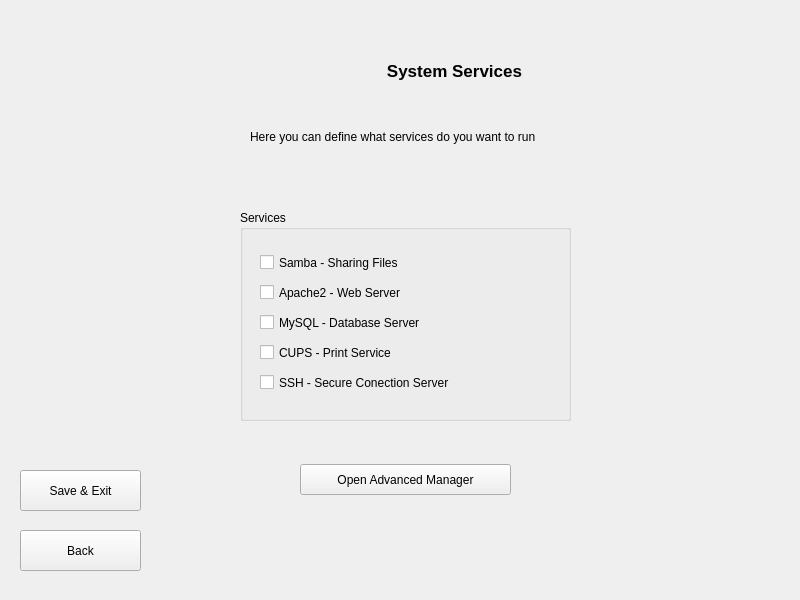
<?xml version="1.0" encoding="UTF-8"?>
<ui version="4.0">
 <class>FormServices</class>
 <widget class="QWidget" name="FormServices">
  <property name="geometry">
   <rect>
    <x>0</x>
    <y>0</y>
    <width>800</width>
    <height>600</height>
   </rect>
  </property>
  <property name="minimumSize">
   <size>
    <width>800</width>
    <height>600</height>
   </size>
  </property>
  <property name="windowTitle">
   <string>Form</string>
  </property>
  <widget class="QLabel" name="label_2">
   <property name="geometry">
    <rect>
     <x>0</x>
     <y>0</y>
     <width>800</width>
     <height>600</height>
    </rect>
   </property>
   <property name="text">
    <string/>
   </property>
   <property name="pixmap">
    <pixmap>../../../../../../usr/share/kademar/utils/cadi/img/bg/cadi.png</pixmap>
   </property>
   <property name="scaledContents">
    <bool>false</bool>
   </property>
  </widget>
  <widget class="QStackedWidget" name="pageWidget">
   <property name="geometry">
    <rect>
     <x>210</x>
     <y>50</y>
     <width>571</width>
     <height>501</height>
    </rect>
   </property>
   <property name="currentIndex">
    <number>0</number>
   </property>
   <widget class="QWidget" name="software">
    <widget class="QLabel" name="label_4">
     <property name="geometry">
      <rect>
       <x>9</x>
       <y>10</y>
       <width>471</width>
       <height>21</height>
      </rect>
     </property>
     <property name="font">
      <font>
       <pointsize>13</pointsize>
       <weight>75</weight>
       <bold>true</bold>
      </font>
     </property>
     <property name="text">
      <string>System Services</string>
     </property>
     <property name="alignment">
      <set>Qt::AlignCenter</set>
     </property>
    </widget>
    <widget class="QLabel" name="label">
     <property name="geometry">
      <rect>
       <x>40</x>
       <y>80</y>
       <width>411</width>
       <height>41</height>
      </rect>
     </property>
     <property name="text">
      <string>Here you can define what services do you want to run</string>
     </property>
     <property name="alignment">
      <set>Qt::AlignLeading|Qt::AlignLeft|Qt::AlignTop</set>
     </property>
    </widget>
    <widget class="QLabel" name="l_logo_blth">
     <property name="geometry">
      <rect>
       <x>380</x>
       <y>200</y>
       <width>131</width>
       <height>141</height>
      </rect>
     </property>
     <property name="text">
      <string/>
     </property>
     <property name="pixmap">
      <pixmap>/usr/share/kademar/utils/cadi/img/services.png</pixmap>
     </property>
    </widget>
    <widget class="QGroupBox" name="groupBox">
     <property name="geometry">
      <rect>
       <x>30</x>
       <y>160</y>
       <width>331</width>
       <height>211</height>
      </rect>
     </property>
     <property name="title">
      <string>Services</string>
     </property>
     <widget class="QCheckBox" name="cb_samba">
      <property name="geometry">
       <rect>
        <x>20</x>
        <y>40</y>
        <width>281</width>
        <height>25</height>
       </rect>
      </property>
      <property name="text">
       <string>Samba - Sharing Files</string>
      </property>
     </widget>
     <widget class="QCheckBox" name="cb_apache">
      <property name="geometry">
       <rect>
        <x>20</x>
        <y>70</y>
        <width>281</width>
        <height>25</height>
       </rect>
      </property>
      <property name="text">
       <string>Apache2 - Web Server</string>
      </property>
     </widget>
     <widget class="QCheckBox" name="cb_mysql">
      <property name="geometry">
       <rect>
        <x>20</x>
        <y>100</y>
        <width>281</width>
        <height>25</height>
       </rect>
      </property>
      <property name="text">
       <string>MySQL - Database Server</string>
      </property>
     </widget>
     <widget class="QCheckBox" name="cb_cups">
      <property name="geometry">
       <rect>
        <x>20</x>
        <y>130</y>
        <width>271</width>
        <height>25</height>
       </rect>
      </property>
      <property name="text">
       <string>CUPS - Print Service</string>
      </property>
     </widget>
     <widget class="QCheckBox" name="cb_ssh">
      <property name="geometry">
       <rect>
        <x>20</x>
        <y>160</y>
        <width>291</width>
        <height>25</height>
       </rect>
      </property>
      <property name="text">
       <string>SSH - Secure Conection Server</string>
      </property>
     </widget>
    </widget>
    <widget class="QPushButton" name="b_open_bum">
     <property name="geometry">
      <rect>
       <x>90</x>
       <y>414</y>
       <width>211</width>
       <height>31</height>
      </rect>
     </property>
     <property name="text">
      <string>Open Advanced Manager</string>
     </property>
     <property name="icon">
      <iconset>
       <normaloff>/usr/share/kademar/utils/cadi/img/services.png</normaloff>/usr/share/kademar/utils/cadi/img/services.png</iconset>
     </property>
    </widget>
   </widget>
  </widget>
  <widget class="QLabel" name="label_3">
   <property name="geometry">
    <rect>
     <x>20</x>
     <y>10</y>
     <width>90</width>
     <height>90</height>
    </rect>
   </property>
   <property name="text">
    <string/>
   </property>
   <property name="pixmap">
    <pixmap>../../../../../usr/share/kademar/utils/cadi/img/kademar.png</pixmap>
   </property>
   <property name="scaledContents">
    <bool>true</bool>
   </property>
  </widget>
  <widget class="QPushButton" name="b_sortir">
   <property name="geometry">
    <rect>
     <x>20</x>
     <y>530</y>
     <width>121</width>
     <height>41</height>
    </rect>
   </property>
   <property name="text">
    <string>Back</string>
   </property>
   <property name="icon">
    <iconset>
     <normaloff>../../../../../usr/share/kademar/utils/cadi/img/enrera.png</normaloff>../../../../../usr/share/kademar/utils/cadi/img/enrera.png</iconset>
   </property>
  </widget>
  <widget class="QPushButton" name="b_SaX">
   <property name="geometry">
    <rect>
     <x>20</x>
     <y>470</y>
     <width>121</width>
     <height>41</height>
    </rect>
   </property>
   <property name="text">
    <string>Save &amp;&amp; Exit</string>
   </property>
   <property name="icon">
    <iconset>
     <normaloff>../../../../../usr/share/kademar/utils/cadi/img/enrera.png</normaloff>../../../../../usr/share/kademar/utils/cadi/img/enrera.png</iconset>
   </property>
  </widget>
 </widget>
 <resources/>
 <connections/>
</ui>
